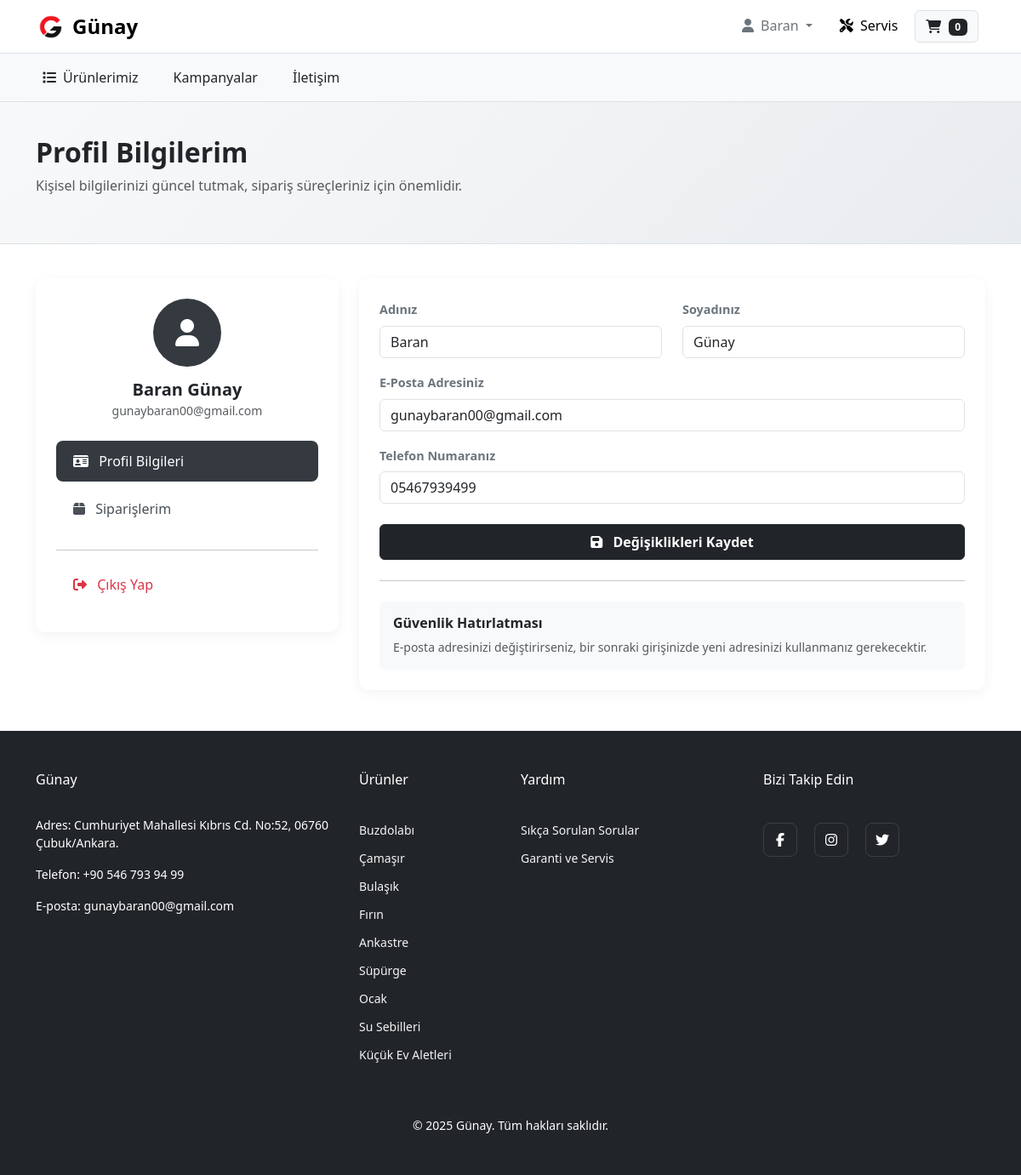
The page /index.php?sayfa=profilim (signed in) on the database its author committed.
### tables this page shows
CREATE TABLE IF NOT EXISTS `kullanicilar` (
  `id` int NOT NULL AUTO_INCREMENT,
  `ad` varchar(50) DEFAULT NULL,
  `soyad` varchar(50) DEFAULT NULL,
  `email` varchar(100) DEFAULT NULL,
  `sifre` varchar(255) DEFAULT NULL,
  `telefon` varchar(20) DEFAULT NULL,
  `adres` text,
  `rol` varchar(20) DEFAULT 'user',
  PRIMARY KEY (`id`),
  UNIQUE KEY `eposta` (`email`)
);

### profilim.php (the view, shortened to what this page needs)
<?php
$user_id = $_SESSION['user_id'];
$sorgu = $db->prepare("SELECT * FROM kullanicilar WHERE id = ?");
$sorgu->execute([$user_id]);
$user = $sorgu->fetch(PDO::FETCH_ASSOC);
?>
<div class="profile-header">
    <div class="container">
        <h2 class="fw-bold">Profil Bilgilerim</h2>
        <p class="text-muted">Kişisel bilgilerinizi güncel tutmak, sipariş süreçleriniz için önemlidir.</p>
    </div>
</div>
<div class="container mb-5">
    <div class="row g-4">
        <div class="col-lg-4">
            <div class="card profile-card p-4">
                <div class="text-center mb-4">
                    <div class="profile-icon-circle mx-auto">
                        <i class="fa-solid fa-user"></i>
                    </div>
                    <h5 class="fw-bold mb-0"><?php echo htmlspecialchars($user['ad'] . ' ' . $user['soyad']); ?></h5>
                    <small class="text-muted"><?php echo htmlspecialchars($user['email']); ?></small>
                </div>
                <div class="nav flex-column nav-pills">
                    <a class="nav-link active" href="index.php?sayfa=profilim">
                        <i class="fa-solid fa-id-card me-2"></i> Profil Bilgileri
                    </a>
                    <a class="nav-link" href="index.php?sayfa=siparislerim">
                        <i class="fa-solid fa-box me-2"></i> Siparişlerim
                    </a>
                    <hr>
                    <a class="nav-link text-danger" href="logout.php">
                        <i class="fa-solid fa-right-from-bracket me-2"></i> Çıkış Yap
                    </a>
                </div>
            </div>
        </div>
        <div class="col-lg-8">
            <div class="card profile-card p-4">
                <form action="" method="POST">
                    <div class="row">
                        <div class="col-md-6 mb-3">
                            <label class="form-label">Adınız</label>
                            <input type="text" name="ad" class="form-control" value="<?php echo htmlspecialchars($user['ad']); ?>" required>
                        </div>
                        <div class="col-md-6 mb-3">
                            <label class="form-label">Soyadınız</label>
                            <input type="text" name="soyad" class="form-control" value="<?php echo htmlspecialchars($user['soyad']); ?>" required>
                        </div>
                        <div class="col-md-12 mb-3">
                            <label class="form-label">E-Posta Adresiniz</label>
                            <input type="email" name="email" class="form-control" value="<?php echo htmlspecialchars($user['email']); ?>" required>
                        </div>
                        <div class="col-md-12 mb-4">
                            <label class="form-label">Telefon Numaranız</label>
                            <input type="text" name="telefon" class="form-control" placeholder="05xx xxx xx xx" value="<?php echo isset($user['telefon']) ? htmlspecialchars($user['telefon']) : ''; ?>">
                        </div>
                    </div>
                    <div class="d-grid">
                        <button type="submit" name="profil_guncelle" class="btn btn-dark py-2 fw-bold">
                            <i class="fa-solid fa-floppy-disk me-2"></i> Değişiklikleri Kaydet
                        </button>
                    </div>
                </form>
                <hr class="my-4">
                <div class="bg-light p-3 rounded">
                    <h6 class="fw-bold mb-2">Güvenlik Hatırlatması</h6>
                    <p class="small text-muted mb-0">E-posta adresinizi değiştirirseniz, bir sonraki girişinizde yeni adresinizi kullanmanız gerekecektir.</p>
                </div>
            </div>
        </div>
    </div>
</div>

### style.css (style rules this page uses)
* { box-sizing: border-box; }
body { font-family: 'Roboto', 'Helvetica Neue', Arial, sans-serif; }

### profilim.php (style rules this page uses)
.profile-header { background: linear-gradient(135deg, #f8f9fa 0%, #e9ecef 100%); padding: 40px 0; border-bottom: 1px solid #dee2e6; margin-bottom: 40px; }
.profile-card { border: none; border-radius: 12px; box-shadow: 0 4px 15px rgba(0,0,0,0.05); background: #fff; }
.profile-icon-circle { width: 80px; height: 80px; background: #343a40; color: #fff; display: flex; align-items: center; justify-content: center; border-radius: 50%; font-size: 2rem; margin-bottom: 15px; }
.nav-pills .nav-link { color: #495057; padding: 12px 20px; border-radius: 8px; margin-bottom: 8px; }
.nav-pills .nav-link.active { background-color: #343a40; }
.form-label { font-weight: 600; color: #6c757d; font-size: 0.9rem; }

### rows shown on the page
kullanicilar: ad+soyad "Baran Günay", email "gunaybaran00@gmail.com", ad "Baran", soyad "Günay", telefon "05467939499"

### other values the page prints
$_SESSION['user_name'] "Baran"
$cart_count "0"
